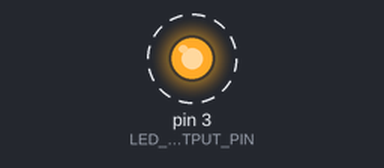
A sketch run on a simulated Arduino Uno, built with avr-gcc and run on an emulated ATmega328P. Shown: output pins drawn as LEDs (lit = HIGH). Dashed ring = blinking.

Above: at 0.5 s.
Timing chart, 0 to 4.6 s (numbered marks = the images above):
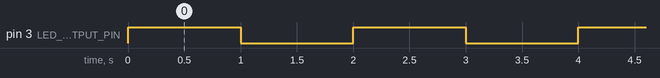

The sketch:

output_3.ino
```cpp
const int LED_OUTPUT_PIN = 3;

void setup() {
  // put your setup code here, to run once:

  pinMode(LED_OUTPUT_PIN, OUTPUT);

}

void loop() {
  // put your main code here, to run repeatedly:

  // Set HIGH
  digitalWrite(LED_OUTPUT_PIN, HIGH);
  Serial.println("HIGH");
  delay (1000);

  // Set LOW
  digitalWrite(LED_OUTPUT_PIN, LOW);
  Serial.println("LOW");
  delay(1000);

}
```

Measured:
- by itself, pin 3 (LED_OUTPUT_PIN): alternates HIGH for 1.0 s and LOW for 1.0 s
